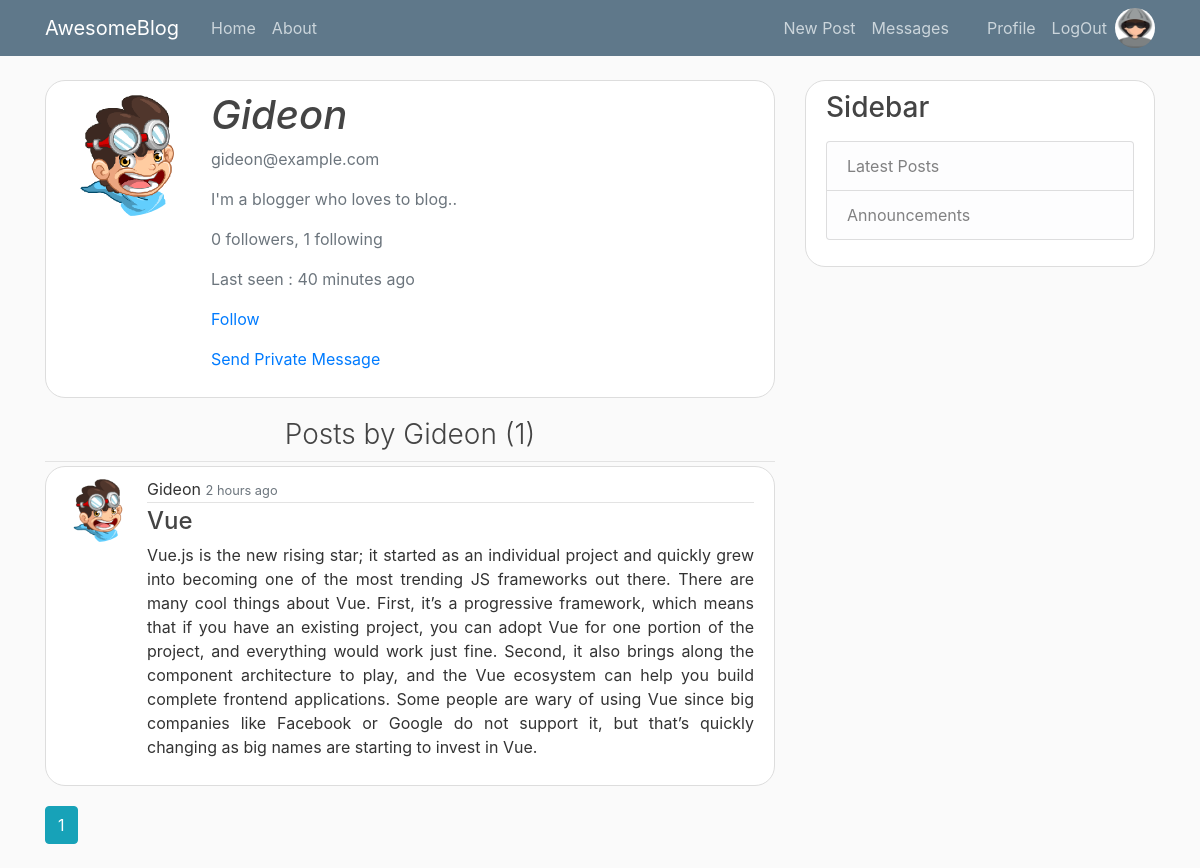
Page /user/Gideon (signed in) on the committed database.
### blog/models.py (models this page shows, shortened)
class User(db.Model, UserMixin):
    id = db.Column(db.Integer, primary_key=True)
    username = db.Column(db.String(20), unique=True, nullable=False)
    email = db.Column(db.String(120), unique=True, nullable=False)
    profile_pic = db.Column(db.String(60), nullable=False, default="default.png")
    password = db.Column(db.String(60), nullable=False)
    about_me = db.Column(db.String(140))
    last_seen = db.Column(db.DateTime, default=datetime.utcnow)
    posts = db.relationship("Post", backref="author", lazy=True)
    followed = db.relationship(
        'User', secondary=followers,
        primaryjoin=(followers.c.follower_id == id),
        secondaryjoin=(followers.c.followed_id == id),
        backref=db.backref('followers', lazy='dynamic'), lazy='dynamic')
    messages_sent = db.relationship('Message',
                                    foreign_keys='Message.sender_id',
                                    backref='author', lazy='dynamic')
    messages_received = db.relationship('Message',
                                        foreign_keys='Message.recipient_id',
                                        backref='recipient', lazy='dynamic')
    last_message_read_time = db.Column(db.DateTime)
    notifications = db.relationship('Notification', backref='user',
                                    lazy='dynamic')
    def is_following(self, user):
        return self.followed.filter(
            followers.c.followed_id == user.id).count() > 0
    def new_messages(self):
        last_read_time = self.last_message_read_time or datetime(1900, 1, 1)
        return Message.query.filter_by(recipient=self).filter(
            Message.timestamp > last_read_time).count()

class Post(db.Model):
    id = db.Column(db.Integer, primary_key=True)
    title = db.Column(db.String(164), nullable=False)
    body = db.Column(db.Text, nullable=False)
    posted_on = db.Column(db.DateTime, nullable=False, default=datetime.utcnow)
    user_id = db.Column(db.Integer, db.ForeignKey("user.id"), nullable=False)

### blog/routes.py (the view)
@app.route("/user/<string:username>")
def get_user(username):
    page = request.args.get("page", 1, type=int)
    user = User.query.filter_by(username=username).first_or_404()
    posts = (
        Post.query.filter_by(author=user)
        .order_by(Post.posted_on.desc())
        .paginate(page=page, per_page=5)
    )
    return render_template("user.html", posts=posts, user=user)

### blog/models.py (called while the page is built)
@login_manager.user_loader
def load_user(user_id):
    return User.query.get(int(user_id))

### blog/routes.py (called while the page is built)
@app.before_request
def before_request():
    if current_user.is_authenticated:
        current_user.last_seen = datetime.utcnow()
        db.session.commit()

### blog/templates/user.html
{% extends "layout.html" %}
{% block content %}
    <div class="content-section">
      <div class="media">
        <img class="rounded-circle account-img" src="{{ url_for('static', filename='profile-pics/' + user.profile_pic) }}">
        <div class="media-body">
            <h2 class="account-heading font-italic">{{ user.username }}</h2>
            <p class="text-secondary">{{ user.email }}</p>
            <p class="text-secondary">{{ user.about_me }}</p>
            <p class="text-secondary">{{ user.followers.count()}} followers, {{ user.followed.count()}} following</p>
            {% if user.last_seen %}
                <p class="text-secondary">Last seen : {{ moment(user.last_seen).fromNow() }}</p>
            {% endif %}
            {% if not current_user.is_following(user) %}
                <p><a href="{{ url_for('follow', username=user.username) }}">Follow</a></p>
                {% else %}
                <p><a href="{{ url_for('unfollow', username=user.username) }}">Unfollow</a></p>
            {% endif %}
            <p><a href="{{ url_for('send_message', recipient=user.username) }}">Send Private Message</a></p>
        </div>
      </div>
    </div>
    <div class="article-metadata">
        <h3 class="text-center font-weight-light">Posts by {{user.username}} ({{ posts.total }})</h3>
    </div>
    {% for post in posts.items %}
        <article class="media content-section">
            <img class="rounded-circle article-img" src="{{ url_for('static', filename='profile-pics/' + post.author.profile_pic) }}">
            <div class="media-body text-justify">
                <div class="article-metadata">
                    <span>{{ post.author.username }}</span>
                    <small class="text-muted">{{ moment(post.posted_on).fromNow() }}</small>
                </div>
                <h4>{{ post.title }}</h4>
                <p class="article-content">{{ post.body }}</p>
            </div>
        </article>
    {% endfor %}
    {% for page_num in posts.iter_pages(left_edge=1, right_edge=1, left_current=1, right_current=2) %}
        {% if page_num %}
            {% if posts.page == page_num %}
                <a class="btn btn-info mb-4" href="{{ url_for('get_user', username=user.username, page=page_num) }}">{{ page_num }}</a>
            {% else %}
                <a class="btn btn-outline-info mb-4" href="{{ url_for('get_user', username=user.username, page=page_num) }}">{{ page_num }}</a>
            {% endif %}
        {% else %}
            ...
        {% endif %}
    {% endfor %}
{% endblock content %}

### blog/templates/layout.html (shortened to what this page needs)
<!DOCTYPE html>
<html>
    <head>
        <link rel="stylesheet" href="https://maxcdn.bootstrapcdn.com/bootstrap/4.0.0/css/bootstrap.min.css">
        <link rel="stylesheet" type="text/css" href="{{ url_for('static', filename='main.css') }}">
    </head>
    <body>
        <header class="site-header">
            <nav class="navbar navbar-expand-md navbar-dark bg-steel fixed-top">
                <div class="container">
                    <a class="navbar-brand mr-4" href="/">AwesomeBlog</a>
                    <div class="collapse navbar-collapse" id="navbarToggle">
                        <div class="navbar-nav mr-auto">
                            <a class="nav-item nav-link" href="{{ url_for('home') }}">Home</a>
                            <a class="nav-item nav-link" href="{{ url_for('about') }}">About</a>
                        </div>
                        <div class="navbar-nav">
                            {% if current_user.is_authenticated %}
                                <a class="nav-item nav-link" href="{{ url_for('new_post') }}">New Post</a>
                                <a class="nav-item nav-link" href="{{ url_for('messages') }}">
                                    Messages
                                    {% set new_messages = current_user.new_messages() %}
                                </a>
                                <a class="nav-item nav-link" href="{{ url_for('account') }}">Profile</a>
                                <a class="nav-item nav-link" href="{{ url_for('logout') }}">LogOut</a>
                                {% if current_user.profile_pic %}
                                    <img class="rounded-circle logo-img" src="{{ url_for('static', filename='profile-pics/' + current_user.profile_pic) }}">
                                {% endif %}
                            {% else %}
                                <a class="nav-item nav-link" href="{{ url_for('login') }}">Login</a>
                                <a class="nav-item nav-link" href="{{ url_for('register') }}">Register</a>
                            {% endif %}
                        </div>
                    </div>
                </div>
            </nav>
        </header>
        <main role="main" class="container">
            <div class="row">
                <div class="col-md-8">
                     {% block content %}{% endblock %}
                </div>
                <div class="col-md-4">
                    <div class="content-section">
                        <h3>Sidebar</h3>
                        <p class='text-muted'>
                            <ul class="list-group">
                                <li class="list-group-item list-group-item-light">Latest Posts</li>
                                <li class="list-group-item list-group-item-light">Announcements</li>
                            </ul>
                        </p>
                    </div>
                </div>
            </div>
        </main>
    </body>
</html>

### blog/static/main.css (style rules this page uses)
body { background: #fafafa; color: #333333; margin-top: 5rem; }
h1, h2, h3, h4, h5, h6 { color: #444444; }
.bg-steel { background-color: #5f788a; }
.site-header .navbar-nav .nav-link { color: #cbd5db; }
.content-section { background: #ffffff; padding: 10px 20px; border: 1px solid #dddddd; border-radius: 20px; margin-bottom: 20px; }
.article-content { white-space: pre-line; }
.article-img { height: 65px; width: 65px; margin-right: 16px; }
.article-metadata { padding-bottom: 1px; margin-bottom: 4px; border-bottom: 1px solid #e3e3e3 }
.account-img { height: 125px; width: 125px; margin-right: 20px; margin-bottom: 16px; }
.account-heading { font-size: 2.5rem; }
.logo-img { height: 40px; width: 40px; }

### rows in the picture
User: profile_pic (picture)
User: profile_pic (picture), username "Gideon", email "gideon@example.com", about_me "I'm a blogger who loves to blog..", last_seen "40 minutes ago"
Post: profile_pic (picture), author.username "Gideon", posted_on "2 hours ago", title "Vue", body "Vue.js is the new rising star; it started as an individual project and quickly grew into becoming one of the most trending JS frameworks out there. There are many cool things about Vue. First, it’s a progressive framework, which means that if you have an existing project, you can adopt Vue for one portion of the project, and everything would work just fine. Second, it also brings along the component architecture to play, and the Vue ecosystem can help you build complete frontend applications. Some people are wary of using Vue since big companies like Facebook or Google do not support it, but that’s quickly changing as big names are starting to invest in Vue."

### other values in the picture
{{ user.followers.count() }} "0"
{{ user.followed.count() }} "1"
{{ posts.total }} "1"
{{ page_num }} "1"
